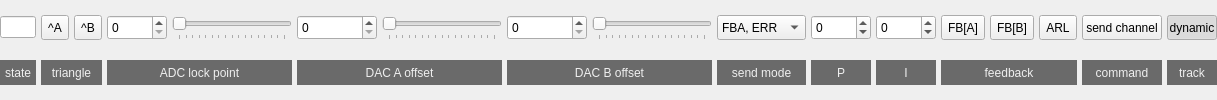
<?xml version="1.0" encoding="UTF-8"?>
<ui version="4.0">
 <class>dfbChn</class>
 <widget class="QWidget" name="dfbChn">
  <layout class="QGridLayout" name="row_layout">
   <property name="leftMargin"><number>0</number></property>
   <property name="topMargin"><number>0</number></property>
   <property name="rightMargin"><number>0</number></property>
   <property name="bottomMargin"><number>0</number></property>
   <property name="spacing"><number>5</number></property>
 
   <!-- ── row 0: control widgets (identical to dfbchn.ui) ── -->
 
   <item row="0" column="0">
    <widget class="QLineEdit" name="counter_label">
     <property name="minimumSize"><size><width>36</width><height>0</height></size></property>
     <property name="maximumSize"><size><width>36</width><height>16777215</height></size></property>
     <property name="alignment"><set>Qt::AlignRight</set></property>
     <property name="readOnly"><bool>true</bool></property>
     <property name="focusPolicy"><enum>Qt::NoFocus</enum></property>
    </widget>
   </item>
   <item row="0" column="1">
    <widget class="QToolButton" name="TriA_button">
     <property name="text"><string>^A</string></property>
     <property name="minimumSize"><size><width>0</width><height>25</height></size></property>
     <property name="maximumSize"><size><width>16777215</width><height>25</height></size></property>
     <property name="checkable"><bool>true</bool></property>
     <property name="checked"><bool>false</bool></property>
    </widget>
   </item>
   <item row="0" column="2">
    <widget class="QToolButton" name="TriB_button">
     <property name="text"><string>^B</string></property>
     <property name="minimumSize"><size><width>0</width><height>25</height></size></property>
     <property name="maximumSize"><size><width>16777215</width><height>25</height></size></property>
     <property name="checkable"><bool>true</bool></property>
     <property name="checked"><bool>false</bool></property>
    </widget>
   </item>
   <item row="0" column="3">
    <widget class="QSpinBox" name="a2d_lockpt_spin">
     <property name="minimumSize"><size><width>60</width><height>25</height></size></property>
     <property name="maximumSize"><size><width>60</width><height>25</height></size></property>
     <property name="focusPolicy"><enum>Qt::StrongFocus</enum></property>
     <property name="keyboardTracking"><bool>false</bool></property>
     <property name="minimum"><number>0</number></property>
     <property name="maximum"><number>4095</number></property>
     <property name="singleStep"><number>1</number></property>
    </widget>
   </item>
   <item row="0" column="4">
    <widget class="QSlider" name="a2d_lockpt_slider">
     <property name="minimumSize"><size><width>120</width><height>25</height></size></property>
     <property name="maximumSize"><size><width>120</width><height>25</height></size></property>
     <property name="focusPolicy"><enum>Qt::StrongFocus</enum></property>
     <property name="minimum"><number>0</number></property>
     <property name="maximum"><number>4095</number></property>
     <property name="singleStep"><number>8</number></property>
     <property name="pageStep"><number>128</number></property>
     <property name="tickPosition"><enum>QSlider::TicksBelow</enum></property>
     <property name="tickInterval"><number>256</number></property>
     <property name="tracking"><bool>true</bool></property>
     <property name="orientation"><enum>Qt::Horizontal</enum></property>
    </widget>
   </item>
   <item row="0" column="5">
    <widget class="QSpinBox" name="d2a_A_spin">
     <property name="minimumSize"><size><width>80</width><height>25</height></size></property>
     <property name="maximumSize"><size><width>80</width><height>25</height></size></property>
     <property name="focusPolicy"><enum>Qt::StrongFocus</enum></property>
     <property name="keyboardTracking"><bool>false</bool></property>
     <property name="minimum"><number>0</number></property>
     <property name="maximum"><number>16383</number></property>
     <property name="singleStep"><number>1</number></property>
    </widget>
   </item>
   <item row="0" column="6">
    <widget class="QSlider" name="d2a_A_slider">
     <property name="minimumSize"><size><width>120</width><height>25</height></size></property>
     <property name="maximumSize"><size><width>120</width><height>25</height></size></property>
     <property name="focusPolicy"><enum>Qt::StrongFocus</enum></property>
     <property name="minimum"><number>0</number></property>
     <property name="maximum"><number>16383</number></property>
     <property name="singleStep"><number>32</number></property>
     <property name="pageStep"><number>512</number></property>
     <property name="tickPosition"><enum>QSlider::TicksBelow</enum></property>
     <property name="tickInterval"><number>1024</number></property>
     <property name="tracking"><bool>true</bool></property>
     <property name="orientation"><enum>Qt::Horizontal</enum></property>
    </widget>
   </item>
   <item row="0" column="7">
    <widget class="QSpinBox" name="d2a_B_spin">
     <property name="minimumSize"><size><width>80</width><height>25</height></size></property>
     <property name="maximumSize"><size><width>80</width><height>25</height></size></property>
     <property name="focusPolicy"><enum>Qt::StrongFocus</enum></property>
     <property name="keyboardTracking"><bool>false</bool></property>
     <property name="minimum"><number>0</number></property>
     <property name="maximum"><number>16383</number></property>
     <property name="singleStep"><number>1</number></property>
    </widget>
   </item>
   <item row="0" column="8">
    <widget class="QSlider" name="d2a_B_slider">
     <property name="minimumSize"><size><width>120</width><height>25</height></size></property>
     <property name="maximumSize"><size><width>120</width><height>25</height></size></property>
     <property name="focusPolicy"><enum>Qt::StrongFocus</enum></property>
     <property name="minimum"><number>0</number></property>
     <property name="maximum"><number>16383</number></property>
     <property name="singleStep"><number>32</number></property>
     <property name="pageStep"><number>512</number></property>
     <property name="tickPosition"><enum>QSlider::TicksBelow</enum></property>
     <property name="tickInterval"><number>1024</number></property>
     <property name="tracking"><bool>true</bool></property>
     <property name="orientation"><enum>Qt::Horizontal</enum></property>
    </widget>
   </item>
   <item row="0" column="9">
    <widget class="QComboBox" name="data_packet">
     <property name="minimumSize"><size><width>0</width><height>25</height></size></property>
     <property name="maximumSize"><size><width>16777215</width><height>25</height></size></property>
     <item><property name="text"><string>FBA, ERR</string></property></item>
     <item><property name="text"><string>FBB, ERR</string></property></item>
     <item><property name="text"><string>FBB, FBA</string></property></item>
     <item><property name="text"><string>test pattern</string></property></item>
    </widget>
   </item>
   <item row="0" column="10">
    <widget class="QSpinBox" name="P_spin">
     <property name="minimumSize"><size><width>60</width><height>25</height></size></property>
     <property name="maximumSize"><size><width>60</width><height>25</height></size></property>
     <property name="focusPolicy"><enum>Qt::StrongFocus</enum></property>
     <property name="keyboardTracking"><bool>false</bool></property>
     <property name="minimum"><number>-511</number></property>
     <property name="maximum"><number>511</number></property>
     <property name="singleStep"><number>8</number></property>
    </widget>
   </item>
   <item row="0" column="11">
    <widget class="QSpinBox" name="I_spin">
     <property name="minimumSize"><size><width>60</width><height>25</height></size></property>
     <property name="maximumSize"><size><width>60</width><height>25</height></size></property>
     <property name="focusPolicy"><enum>Qt::StrongFocus</enum></property>
     <property name="keyboardTracking"><bool>false</bool></property>
     <property name="minimum"><number>-511</number></property>
     <property name="maximum"><number>511</number></property>
     <property name="singleStep"><number>8</number></property>
    </widget>
   </item>
   <item row="0" column="12">
    <widget class="QToolButton" name="FBA_button">
     <property name="text"><string>FB[A]</string></property>
     <property name="minimumSize"><size><width>0</width><height>25</height></size></property>
     <property name="maximumSize"><size><width>16777215</width><height>25</height></size></property>
     <property name="checkable"><bool>true</bool></property>
     <property name="checked"><bool>false</bool></property>
    </widget>
   </item>
   <item row="0" column="13">
    <widget class="QToolButton" name="FBB_button">
     <property name="text"><string>FB[B]</string></property>
     <property name="minimumSize"><size><width>0</width><height>25</height></size></property>
     <property name="maximumSize"><size><width>16777215</width><height>25</height></size></property>
     <property name="checkable"><bool>true</bool></property>
     <property name="checked"><bool>false</bool></property>
    </widget>
   </item>
   <item row="0" column="14">
    <widget class="QToolButton" name="ARL_button">
     <property name="text"><string>ARL</string></property>
     <property name="minimumSize"><size><width>0</width><height>25</height></size></property>
     <property name="maximumSize"><size><width>16777215</width><height>25</height></size></property>
     <property name="checkable"><bool>true</bool></property>
     <property name="checked"><bool>false</bool></property>
    </widget>
   </item>
   <item row="0" column="15">
    <widget class="QPushButton" name="chn_send">
     <property name="text"><string>send channel</string></property>
     <property name="minimumSize"><size><width>0</width><height>25</height></size></property>
     <property name="maximumSize"><size><width>16777215</width><height>25</height></size></property>
    </widget>
   </item>
   <item row="0" column="16">
    <widget class="QToolButton" name="lock_button">
     <property name="text"><string>dynamic</string></property>
     <property name="minimumSize"><size><width>50</width><height>25</height></size></property>
     <property name="maximumSize"><size><width>50</width><height>25</height></size></property>
     <property name="checkable"><bool>true</bool></property>
     <property name="checked"><bool>true</bool></property>
    </widget>
   </item>
 
   <!-- ── row 1: column header labels ── -->
 
   <item row="1" column="0">
    <widget class="QLabel" name="chn_lbl">
     <property name="text"><string>state</string></property>
     <property name="minimumSize"><size><width>0</width><height>25</height></size></property>
     <property name="maximumSize"><size><width>16777215</width><height>25</height></size></property>
     <property name="toolTip"><string>DAC channel number (corresponds to front panel)</string></property>

     <property name="alignment"><set>Qt::AlignHCenter|Qt::AlignVCenter</set></property>
     <property name="styleSheet"><string>background-color: #6A6A6A; color: #EFEFEF</string></property>
    </widget>
   </item>
   <item row="1" column="1" colspan="2">
    <widget class="QLabel" name="bool_lbl">
     <property name="text"><string>triangle</string></property>
     <property name="minimumSize"><size><width>0</width><height>25</height></size></property>
     <property name="maximumSize"><size><width>16777215</width><height>25</height></size></property>
     <property name="toolTip"><string>select DC mode, HI/LO level for DC mode, and/or TRI output</string></property>

     <property name="alignment"><set>Qt::AlignHCenter|Qt::AlignVCenter</set></property>
     <property name="styleSheet"><string>background-color: #6A6A6A; color: #EFEFEF</string></property>
    </widget>
   </item>
   <item row="1" column="3" colspan="2">
    <widget class="QLabel" name="DAClo_lbl">
     <property name="text"><string>ADC lock point</string></property>
     <property name="minimumSize"><size><width>0</width><height>25</height></size></property>
     <property name="maximumSize"><size><width>16777215</width><height>25</height></size></property>

     <property name="alignment"><set>Qt::AlignHCenter|Qt::AlignVCenter</set></property>
     <property name="styleSheet"><string>background-color: #6A6A6A; color: #EFEFEF</string></property>
    </widget>
   </item>
   <item row="1" column="5" colspan="2">
    <widget class="QLabel" name="DAChi_lbl">
     <property name="text"><string>DAC A offset</string></property>
     <property name="minimumSize"><size><width>0</width><height>25</height></size></property>
     <property name="maximumSize"><size><width>16777215</width><height>25</height></size></property>

     <property name="alignment"><set>Qt::AlignHCenter|Qt::AlignVCenter</set></property>
     <property name="styleSheet"><string>background-color: #6A6A6A; color: #EFEFEF</string></property>
    </widget>
   </item>
   <item row="1" column="7" colspan="2">
    <widget class="QLabel" name="DAC_B_lbl">
     <property name="text"><string>DAC B offset</string></property>
     <property name="minimumSize"><size><width>0</width><height>25</height></size></property>
     <property name="maximumSize"><size><width>16777215</width><height>25</height></size></property>

     <property name="alignment"><set>Qt::AlignHCenter|Qt::AlignVCenter</set></property>
     <property name="styleSheet"><string>background-color: #6A6A6A; color: #EFEFEF</string></property>
    </widget>
   </item>
   <item row="1" column="9">
    <widget class="QLabel" name="send_mode_lbl">
     <property name="text"><string>send mode</string></property>
     <property name="minimumSize"><size><width>0</width><height>25</height></size></property>
     <property name="maximumSize"><size><width>16777215</width><height>25</height></size></property>

     <property name="alignment"><set>Qt::AlignHCenter|Qt::AlignVCenter</set></property>
     <property name="styleSheet"><string>background-color: #6A6A6A; color: #EFEFEF</string></property>
    </widget>
   </item>
   <item row="1" column="10">
    <widget class="QLabel" name="P_lbl">
     <property name="text"><string>P</string></property>
     <property name="minimumSize"><size><width>0</width><height>25</height></size></property>
     <property name="maximumSize"><size><width>16777215</width><height>25</height></size></property>

     <property name="alignment"><set>Qt::AlignHCenter|Qt::AlignVCenter</set></property>
     <property name="styleSheet"><string>background-color: #6A6A6A; color: #EFEFEF</string></property>
    </widget>
   </item>
   <item row="1" column="11">
    <widget class="QLabel" name="I_lbl">
     <property name="text"><string>I</string></property>
     <property name="minimumSize"><size><width>0</width><height>25</height></size></property>
     <property name="maximumSize"><size><width>16777215</width><height>25</height></size></property>

     <property name="alignment"><set>Qt::AlignHCenter|Qt::AlignVCenter</set></property>
     <property name="styleSheet"><string>background-color: #6A6A6A; color: #EFEFEF</string></property>
    </widget>
   </item>
   <item row="1" column="12" colspan="3">
    <widget class="QLabel" name="FB_lbl">
     <property name="text"><string>feedback</string></property>
     <property name="minimumSize"><size><width>0</width><height>25</height></size></property>
     <property name="maximumSize"><size><width>16777215</width><height>25</height></size></property>

     <property name="alignment"><set>Qt::AlignHCenter|Qt::AlignVCenter</set></property>
     <property name="styleSheet"><string>background-color: #6A6A6A; color: #EFEFEF</string></property>
    </widget>
   </item>
   <item row="1" column="15">
    <widget class="QLabel" name="command_lbl">
     <property name="text"><string>command</string></property>
     <property name="minimumSize"><size><width>0</width><height>25</height></size></property>
     <property name="maximumSize"><size><width>16777215</width><height>25</height></size></property>

     <property name="alignment"><set>Qt::AlignHCenter|Qt::AlignVCenter</set></property>
     <property name="styleSheet"><string>background-color: #6A6A6A; color: #EFEFEF</string></property>
    </widget>
   </item>
   <item row="1" column="16">
    <widget class="QLabel" name="track_lbl">
     <property name="text"><string>track</string></property>
     <property name="minimumSize"><size><width>0</width><height>25</height></size></property>
     <property name="maximumSize"><size><width>16777215</width><height>25</height></size></property>

     <property name="alignment"><set>Qt::AlignHCenter|Qt::AlignVCenter</set></property>
     <property name="styleSheet"><string>background-color: #6A6A6A; color: #EFEFEF</string></property>
    </widget>
   </item>
  </layout>
 </widget>
 <resources/>
 <connections/>
</ui>
 
